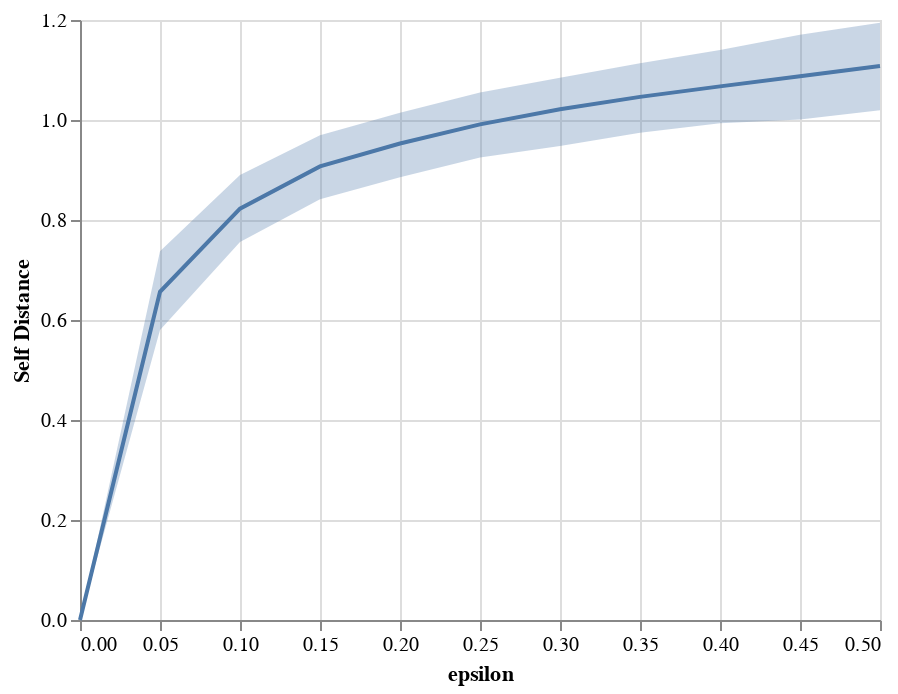

The notebook cell this image was saved under:
### Code cell
line = alt.Chart(self_distance_data).mark_line().encode(
    x='epsilon',
    y='mean(self_distance)'
)
band = alt.Chart(self_distance_data).mark_errorband(extent='ci').encode(
    x='epsilon',
    y=alt.Y('self_distance', title='Self Distance'),
)
band + line

### Figure 1 — Vega-Lite specification as saved in the notebook (floating-point values rounded to 4 significant figures)
{"config": {"view": {"continuousWidth": 400, "continuousHeight": 300}}, "layer": [{"mark": {"type": "errorband", "extent": "ci"}, "encoding": {"x": {"type": "quantitative", "field": "epsilon"}, "y": {"type": "quantitative", "field": "self_distance", "title": "Self Distance"}}}, {"mark": "line", "encoding": {"x": {"type": "quantitative", "field": "epsilon"}, "y": {"type": "quantitative", "aggregate": "mean", "field": "self_distance"}}}], "data": {"name": "data-23fac5ac37f6fac4ccbe05fb55fffe0e"}, "$schema": "https://vega.github.io/schema/vega-lite/v4.0.2.json", "datasets": {"data-23fac5ac37f6fac4ccbe05fb55fffe0e": [{"epsilon": 0.0, "face_id": 0, "self_distance": 0.0}, {"epsilon": 0.05, "face_id": 0, "self_distance": 0.5815}, {"epsilon": 0.1, "face_id": 0, "self_distance": 0.807}, {"epsilon": 0.15, "face_id": 0, "self_distance": 0.9644}, {"epsilon": 0.2, "face_id": 0, "self_distance": 1.055}, {"epsilon": 0.25, "face_id": 0, "self_distance": 1.121}, {"epsilon": 0.3, "face_id": 0, "self_distance": 1.155}, {"epsilon": 0.35, "face_id": 0, "self_distance": 1.183}, {"epsilon": 0.4, "face_id": 0, "self_distance": 1.207}, {"epsilon": 0.45, "face_id": 0, "self_distance": 1.223}, {"epsilon": 0.5, "face_id": 0, "self_distance": 1.239}, {"epsilon": 0.0, "face_id": 1, "self_distance": 0.0}, {"epsilon": 0.05, "face_id": 1, "self_distance": 0.5734}, {"epsilon": 0.1, "face_id": 1, "self_distance": 0.7514}, {"epsilon": 0.15, "face_id": 1, "self_distance": 0.8378}, {"epsilon": 0.2, "face_id": 1, "self_distance": 0.864}, {"epsilon": 0.25, "face_id": 1, "self_distance": 0.8677}, {"epsilon": 0.3, "face_id": 1, "self_distance": 0.8681}, {"epsilon": 0.35, "face_id": 1, "self_distance": 0.8722}, {"epsilon": 0.4, "face_id": 1, "self_distance": 0.8793}, {"epsilon": 0.45, "face_id": 1, "self_distance": 0.8898}, {"epsilon": 0.5, "face_id": 1, "self_distance": 0.9083}, {"epsilon": 0.0, "face_id": 2, "self_distance": 0.0}, {"epsilon": 0.05, "face_id": 2, "self_distance": 0.8511}, {"epsilon": 0.1, "face_id": 2, "self_distance": 0.9735}, {"epsilon": 0.15, "face_id": 2, "self_distance": 1.022}, {"epsilon": 0.2, "face_id": 2, "self_distance": 1.046}, {"epsilon": 0.25, "face_id": 2, "self_distance": 1.073}, {"epsilon": 0.3, "face_id": 2, "self_distance": 1.092}, {"epsilon": 0.35, "face_id": 2, "self_distance": 1.098}, {"epsilon": 0.4, "face_id": 2, "self_distance": 1.099}, {"epsilon": 0.45, "face_id": 2, "self_distance": 1.097}, {"epsilon": 0.5, "face_id": 2, "self_distance": 1.1}, {"epsilon": 0.0, "face_id": 3, "self_distance": 0.0}, {"epsilon": 0.05, "face_id": 3, "self_distance": 0.7515}, {"epsilon": 0.1, "face_id": 3, "self_distance": 0.8878}, {"epsilon": 0.15, "face_id": 3, "self_distance": 0.942}, {"epsilon": 0.2, "face_id": 3, "self_distance": 0.9692}, {"epsilon": 0.25, "face_id": 3, "self_distance": 1.01}, {"epsilon": 0.3, "face_id": 3, "self_distance": 1.061}, {"epsilon": 0.35, "face_id": 3, "self_distance": 1.116}, {"epsilon": 0.4, "face_id": 3, "self_distance": 1.172}, {"epsilon": 0.45, "face_id": 3, "self_distance": 1.228}, {"epsilon": 0.5, "face_id": 3, "self_distance": 1.279}, {"epsilon": 0.0, "face_id": 4, "self_distance": 0.0}, {"epsilon": 0.05, "face_id": 4, "self_distance": 0.7113}, {"epsilon": 0.1, "face_id": 4, "self_distance": 0.8914}, {"epsilon": 0.15, "face_id": 4, "self_distance": 0.9863}, {"epsilon": 0.2, "face_id": 4, "self_distance": 1.029}, {"epsilon": 0.25, "face_id": 4, "self_distance": 1.056}, {"epsilon": 0.3, "face_id": 4, "self_distance": 1.069}, {"epsilon": 0.35, "face_id": 4, "self_distance": 1.073}, {"epsilon": 0.4, "face_id": 4, "self_distance": 1.075}, {"epsilon": 0.45, "face_id": 4, "self_distance": 1.082}, {"epsilon": 0.5, "face_id": 4, "self_distance": 1.086}, {"epsilon": 0.0, "face_id": 5, "self_distance": 0.0}, {"epsilon": 0.05, "face_id": 5, "self_distance": 0.5258}, {"epsilon": 0.1, "face_id": 5, "self_distance": 0.7211}, {"epsilon": 0.15, "face_id": 5, "self_distance": 0.7984}, {"epsilon": 0.2, "face_id": 5, "self_distance": 0.8518}, {"epsilon": 0.25, "face_id": 5, "self_distance": 0.9008}, {"epsilon": 0.3, "face_id": 5, "self_distance": 0.9393}, {"epsilon": 0.35, "face_id": 5, "self_distance": 0.9629}, {"epsilon": 0.4, "face_id": 5, "self_distance": 0.9749}, {"epsilon": 0.45, "face_id": 5, "self_distance": 0.9809}, {"epsilon": 0.5, "face_id": 5, "self_distance": 0.9868}, {"epsilon": 0.0, "face_id": 6, "self_distance": 0.0}, {"epsilon": 0.05, "face_id": 6, "self_distance": 0.5994}, {"epsilon": 0.1, "face_id": 6, "self_distance": 0.7272}, {"epsilon": 0.15, "face_id": 6, "self_distance": 0.7989}, {"epsilon": 0.2, "face_id": 6, "self_distance": 0.8557}, {"epsilon": 0.25, "face_id": 6, "self_distance": 0.9098}, {"epsilon": 0.3, "face_id": 6, "self_distance": 0.9658}, {"epsilon": 0.35, "face_id": 6, "self_distance": 1.019}, {"epsilon": 0.4, "face_id": 6, "self_distance": 1.063}, {"epsilon": 0.45, "face_id": 6, "self_distance": 1.111}, {"epsilon": 0.5, "face_id": 6, "self_distance": 1.157}]}}
